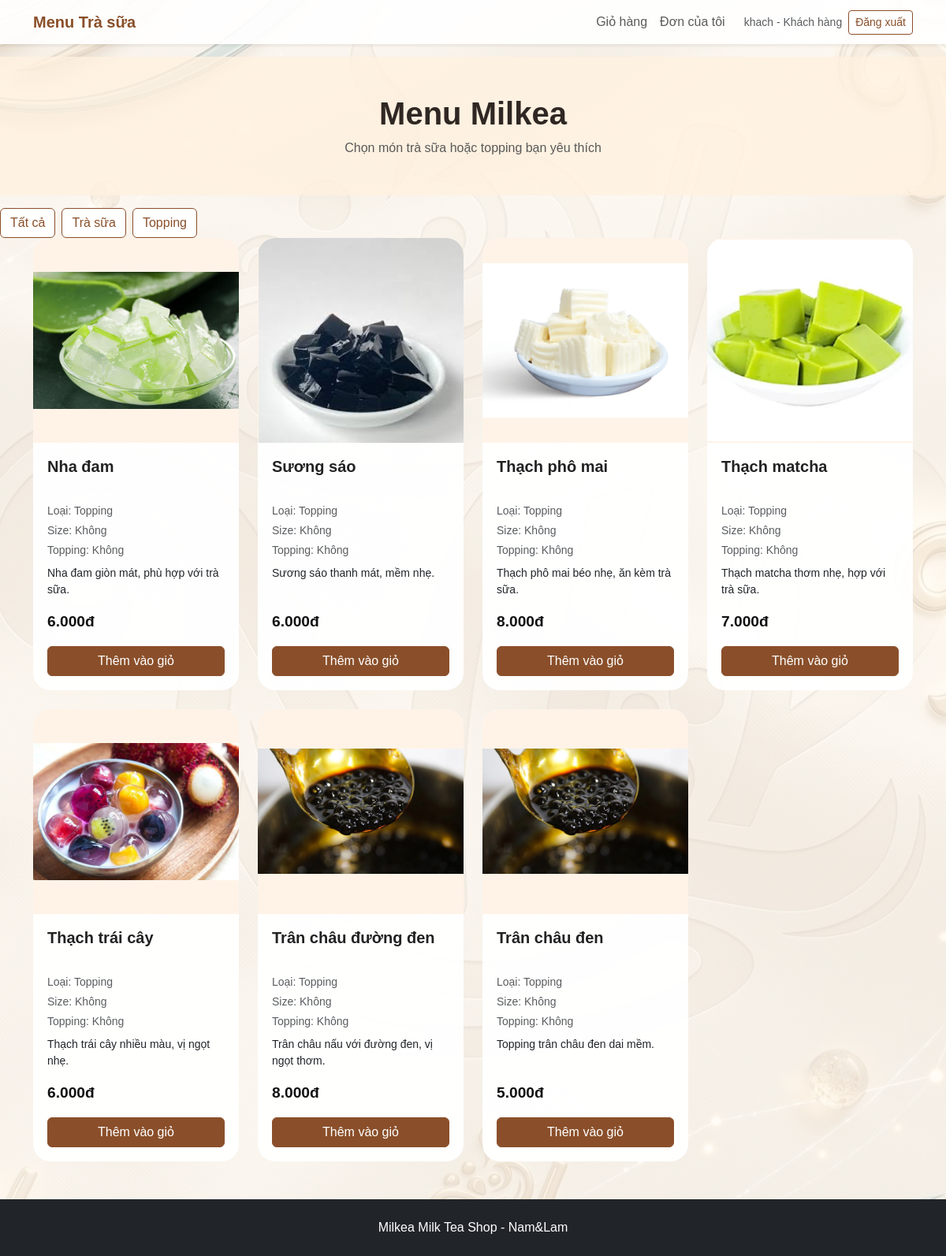
/menu?category=Topping (signed in), run on the app's committed database.
### milk_tea_shop/models.py (models this page shows)
class Product(db.Model):
    __tablename__ = "products"
    id = db.Column(db.Integer, primary_key=True)
    name = db.Column(db.String(120), nullable=False)
    category = db.Column(db.String(80), nullable=False)
    size = db.Column(db.String(50), default="M/L")
    topping = db.Column(db.String(120), default="Không")
    price = db.Column(db.Integer, nullable=False)
    description = db.Column(db.Text, default="")
    image = db.Column(db.String(255), default="")
    order_items = db.relationship("OrderItem", backref="product", lazy=True)

### milk_tea_shop/routes.py (the view)
@main_bp.route("/menu")
def menu():
    if not check_user():
        return redirect(url_for("main.login"))
    keyword = request.args.get("keyword", "").strip()
    category = request.args.get("category", "Tất cả")
    query = Product.query
    if keyword != "":
        query = query.filter(Product.name.ilike(f"%{keyword}%"))
    if category != "Tất cả":
        query = query.filter(Product.category == category)
    products = query.order_by(Product.id.desc()).all()
    if category == "Tất cả":
        products.sort(key=lambda product: product.category == "Topping")
    return render_template(
        "menu.html",
        products=products,
        categories=CATEGORIES,
        keyword=keyword,
        selected_category=category
    )

### milk_tea_shop/routes.py (called while the page is built)
def money(number):
    return f"{number:,.0f}đ".replace(",", ".")

@main_bp.app_context_processor
def send_data_to_html():
    cart = session.get("cart", {})
    cart_count = 0
    for quantity in cart.values():
        try:
            cart_count += int(quantity)
        except:
            pass
    return {
        "money": money,
        "cart_count": cart_count
    }

def check_user():
    if "user_id" not in session:
        flash("Vui lòng đăng nhập trước.", "warning")
        return False
    if session.get("role") == "admin":
        flash("Admin chỉ dùng trang quản lý.", "warning")
        return False
    return True

### milk_tea_shop/templates/menu.html (shortened to what this page needs)
{% extends "base.html" %}
{% block content %}
<section class="menu-hero py-5 text-center">
    <div class="container">
        <h1 class="fw-bold">Menu Milkea</h1>
        <p class="text-muted mb-0">Chọn món trà sữa hoặc topping bạn yêu thích</p>
    </div>
</section>
<div class="mt-3 d-flex gap-2 flex-wrap">
        <a href="{{ url_for('main.menu') }}" class="btn btn-outline-brown">Tất cả</a>
        <a href="{{ url_for('main.menu', category='Trà sữa') }}" class="btn btn-outline-brown">Trà sữa</a>
        <a href="{{ url_for('main.menu', category='Topping') }}" class="btn btn-outline-brown">Topping</a>
    </div>
<div class="container pb-5">
    <div class="row g-4">
        {% for product in products %}
        <div class="col-md-4 col-lg-3">
            <div class="card h-100 product-card">
                <div class="product-img-box">
                    <img src="{{ url_for('static', filename='images/' + (product.image or 'logo.png')) }}" class="product-img" alt="{{ product.name }}">
                </div>
                <div class="card-body d-flex flex-column">
                    <h5 class="card-title">{{ product.name }}</h5>
                    <p class="text-muted small mb-1">Loại: {{ product.category }}</p>
                    <p class="text-muted small mb-1">Size: {{ product.size }}</p>
                    <p class="text-muted small mb-2">Topping: {{ product.topping }}</p>
                    <p class="small flex-grow-1">{{ product.description }}</p>
                    <strong class="product-price">{{ money(product.price) }}</strong>
                    <form method="POST" action="{{ url_for('main.add_to_cart', product_id=product.id) }}" class="mt-3">
                        <button type="submit" class="btn btn-brown w-100">Thêm vào giỏ</button>
                    </form>
                </div>
            </div>
        </div>
        {% else %}
        <div class="col-12">
            <div class="alert alert-warning text-center">Không tìm thấy món phù hợp.</div>
        </div>
        {% endfor %}
    </div>
</div>
{% endblock %}

### milk_tea_shop/static/css/style.css (style rules this page uses)
html, body { margin: 0; min-height: 100%; }
body { min-height: 100vh; display: flex; flex-direction: column; font-family: Arial, Helvetica, sans-serif; color: #2f2723; background: #fffaf5; }
body.app-body { background: linear-gradient(rgba(255,250,245,0.7), rgba(255,250,245,0.7)), url("../images/background.png"); background-size: cover; background-position: center; background-attachment: fixed; }
.btn-brown { background: #8a4f2a; color: white; border: 1px solid #8a4f2a; }
.btn-outline-brown { border: 1px solid #8a4f2a; color: #8a4f2a; background: white; }
.hero-section, .menu-hero, .page-header { background: rgba(255, 241, 223, 0.78); }
.product-card { background: rgba(255, 255, 255, 0.94); border: none; border-radius: 22px; overflow: hidden; height: 100%; }
.product-img-box { width: 100%; height: 260px; background: #fff3e8; display: flex; align-items: center; justify-content: center; overflow: hidden; }
.product-img { width: 100%; height: 100%; object-fit: contain; }
.product-card .card-body { padding: 18px; }
.product-card .card-title { font-size: 20px; font-weight: 700; color: #222; min-height: 50px; }
.product-price, .price { color: #111; font-size: 1.2rem; font-weight: 800; }

### data on the page
Product: image (picture), name "Nha đam", category "Topping", size "Không", topping "Không", description "Nha đam giòn mát, phù hợp với trà sữa.", price "6.000đ"
Product: image (picture), name "Sương sáo", category "Topping", size "Không", topping "Không", description "Sương sáo thanh mát, mềm nhẹ.", price "6.000đ"
Product: image (picture), name "Thạch phô mai", category "Topping", size "Không", topping "Không", description "Thạch phô mai béo nhẹ, ăn kèm trà sữa.", price "8.000đ"
Product: image (picture), name "Thạch matcha", category "Topping", size "Không", topping "Không", description "Thạch matcha thơm nhẹ, hợp với trà sữa.", price "7.000đ"
Product: image (picture), name "Thạch trái cây", category "Topping", size "Không", topping "Không", description "Thạch trái cây nhiều màu, vị ngọt nhẹ.", price "6.000đ"
Product: image (picture), name "Trân châu đường đen", category "Topping", size "Không", topping "Không", description "Trân châu nấu với đường đen, vị ngọt thơm.", price "8.000đ"
Product: image (picture), name "Trân châu đen", category "Topping", size "Không", topping "Không", description "Topping trân châu đen dai mềm.", price "5.000đ"

### other printed values
{{ session.get('username') }} "khach"
{{ 'Admin' if session.get('role') == 'admin' else 'Khách hàng' }} "Khách hàng"
